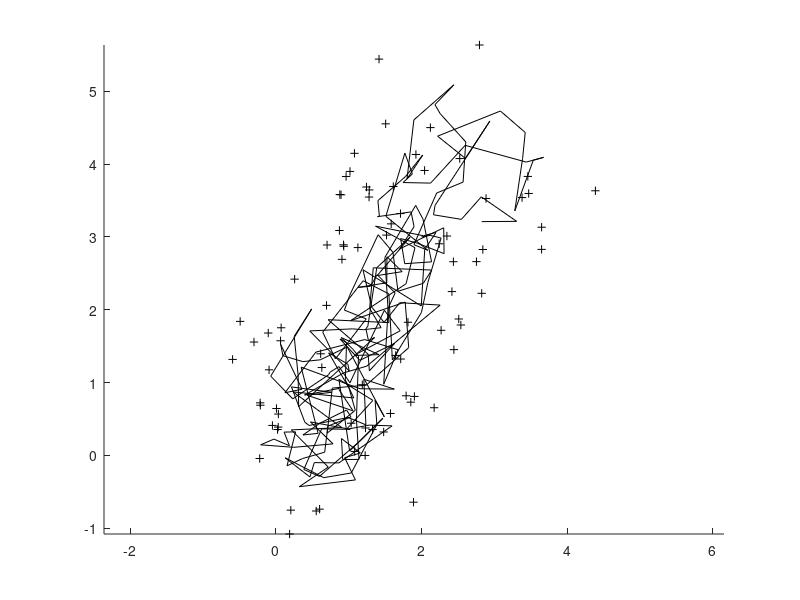

The MATLAB source for this figure:
target_mean = [2 3];
target_variance = [1 1.5; 1.5 3];
% Create function handle to unnormalized probability density.
target = @(x) exp(-0.5*(x-target_mean)/target_variance * ...
    (x-target_mean)');

% The variances of the components are given by the eigenvalues 
% of the variance matrix.
e = eig(target_variance);
figure;
hold on;

% Set variance of the proposal distribution to the identity matrix 
% times the smallest variance of the target distribution.
proposal_variance = e(1) * eye(2);

N = 300; % Length of Markov chain.

% Set first element of the Markov chain.
start = target_mean;
samples = target_mean;
% Evaluate the target distribution for the last element.
last = feval(target,start);
counter = [1];
total = 1;
accepted = 1;
while total < N
   % Generate candidate from normal distribution with mean 
   % samples(accepted) and variance proposal_variance.
   candidate = mvnrnd(samples(accepted,:), proposal_variance);
   %  Evaluate the target distribution for the candidate.
   new =  feval(target,candidate);
   % Evaluate acceptance probability.
   accept = min(1, new/last);
   if accept > rand
       % Draw random walk.
       line([samples(accepted,1) candidate(1)],...
           [samples(accepted,2) candidate(2)],...
           'Color','k');
       % Update Markov chain.
       samples = [samples; candidate];
       counter = [counter; 1];
       accepted = accepted +1;
       % Update evaluation of target distribution for the last element.
       last = new;
   else
       % Plot rejected candidate.
       plot(candidate(1), candidate(2),'k+');
       % Update counter for this state.
       counter(accepted) = counter(accepted)+1;
   end
   total = total +1;
end
% Calculate acceptance rate.
rate = accepted/total
axis equal
